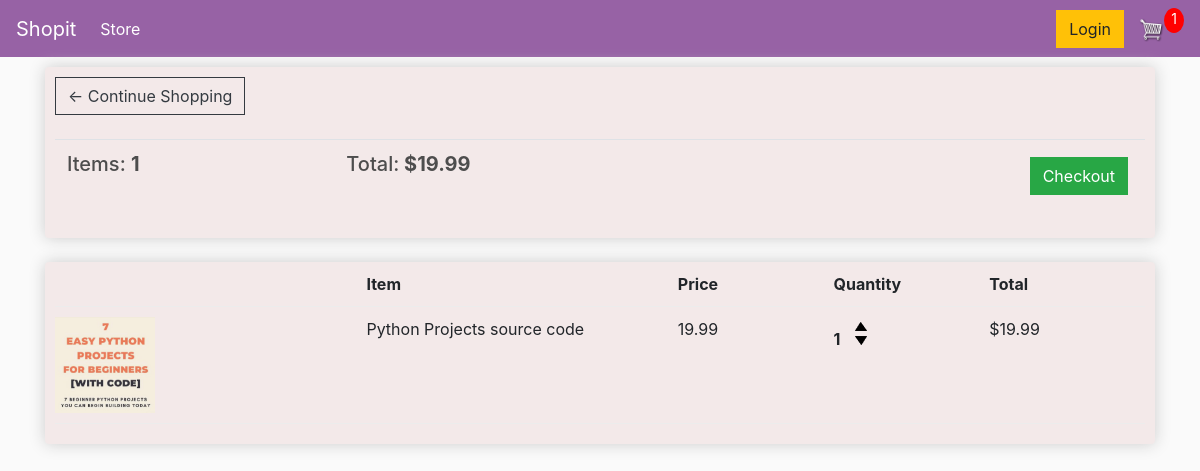
The app's page /cart/ (signed in) with its own data.
### store/models.py (models this page shows, shortened)
class Order(models.Model):
	customer = models.ForeignKey(Customer, on_delete=models.SET_NULL, null=True, blank=True)
	date_ordered = models.DateTimeField(auto_now_add=True)
	complete = models.BooleanField(default=False)
	transaction_id = models.CharField(max_length=100, null=True)
	def get_cart_total(self):
		orderitems = self.orderitem_set.all()
		total = sum([item.get_total() for item in orderitems])
		return total
	def get_cart_items(self):
		orderitems = self.orderitem_set.all()
		total = sum([item.quantity for item in orderitems])
		return total

class OrderItem(models.Model):
	product = models.ForeignKey(Product, on_delete=models.SET_NULL, null=True)
	order = models.ForeignKey(Order, on_delete=models.SET_NULL, null=True)
	quantity = models.IntegerField(default=0, null=True, blank=True)
	date_added = models.DateTimeField(auto_now_add=True)
	def get_total(self):
		total = self.product.price * self.quantity
		return total

class Product(models.Model):
	name = models.CharField(max_length=200)
	price = models.FloatField()
	digital = models.BooleanField(default=False,null=True, blank=True)
	image = models.ImageField(null= True, blank = True)
	def imageURL(self):
		try:
			url = self.image.url
		except:
			url = ''
		return url

### store/views.py (the view)
# urls.py: path('cart/', views.cart, name = "cart"),
def cart(request):
     data= cartData(request)
     cartItems = data['cartItems']
     order = data['order']
     items = data['items']
     products = Product.objects.all()
     context = {'items' : items, 'order':order,'cartItems':cartItems}
     return render(request,'cart.html',context)

### store/utlis.py (called while the page is built)
def cartData(request):
     if request.user.is_authenticated:
        customer = request.user.customer
        order , created = Order.objects.get_or_create(customer = customer, complete = False)
        items = order.orderitem_set.all()
        cartItems = order.get_cart_items
     else:
        cookieData = cookieCart(request)
        cartItems = cookieData['cartItems']
        order = cookieData['order']
        items = cookieData['items']
     return {'items' : items, 'order':order,'cartItems':cartItems}

### store/templates/cart.html
{% extends 'main.html' %}
{% load static %}
{% block content %}
<div class="row">
	<div class="col-lg-12">
		<div class="box-element">
            <a  class="btn btn-outline-dark" href="{% url 'store' %}">&#x2190; Continue Shopping</a>
            <br>
            <br>
            <table class="table">
                <tr>
                    <th><h5>Items: <strong>{{order.get_cart_items}}</strong></h5></th>
                    <th><h5>Total:<strong> ${{order.get_cart_total}}</strong></h5></th>
                    <th>
                        <a  style="float:right; margin:5px;" class="btn btn-success" href="{% url 'checkout' %}">Checkout</a>
                    </th>
                </tr>
            </table>
		</div>
		<br>
		<div class="box-element">
            <div class="cart-row">
                <div style="flex:2"></div>
                <div style="flex:2"><strong>Item</strong></div>
                <div style="flex:1"><strong>Price</strong></div>
                <div style="flex:1"><strong>Quantity</strong></div>
                <div style="flex:1"><strong>Total</strong></div>
            </div>
            {%for item in items%}
            <div class="cart-row">
                <div style="flex:2"><img class="row-image" src="{{item.product.imageURL}}"></div>
                <div style="flex:2"><p>{{item.product.name}}</p></div>
                <div style="flex:1"><p>{{item.product.price}}</p></div>
                <div style="flex:1">
                    <p class="quantity">{{item.quantity}}</p>
                    <div class="quantity">
                        <img data-product = "{{item.product.id}}" data-action="add" class="chg-quantity update-cart" src="{% static  'images/up.png' %}">
                        <img data-product = "{{item.product.id}}" data-action="remove" class="chg-quantity update-cart" src="{% static  'images/down.png' %}">
                    </div>
                </div>
                <div style="flex:1"><p>${{item.get_total }}</p></div>
		</div>
        {%endfor%}
	</div>
</div>
{% endblock content %}

### store/templates/main.html (shortened to what this page needs)
<!DOCTYPE html>
{% load static %}
<html>
<head>
	<link rel="stylesheet" href="https://stackpath.bootstrapcdn.com/bootstrap/4.4.1/css/bootstrap.min.css">
	<link rel="stylesheet" type="text/css" href="{% static 'css/main.css' %}">
</head>
<body>
    <nav class="navbar navbar-expand-lg navbar-dark bg-dark">
        <a class="navbar-brand" href="{% url 'store'%}">Shopit</a>
        <div class="collapse navbar-collapse" id="navbarSupportedContent">
          <ul class="navbar-nav mr-auto">
            <li class="nav-item active">
              <a class="nav-link" href="{% url 'store' %} "> Store <span class="sr-only">(current)</span></a>
            </li>
          </ul>
          <div class="form-inline my-2 my-lg-0">
                   <a href="#"class="btn btn-warning">Login</a>
                   <a href="{% url 'cart' %}">
                    <img  id="cart-icon" src="{% static 'images/cart.png' %}">
                </a>
                <p id="cart-total">{{cartItems}}</p>
           </div>
        </div>
      </nav>
     <div class = "container">
      {%  block content %}
      {%  endblock content %}
     </div>
</body>
</html>

### static/css/main.css (style rules this page uses)
body { background-color: hsl(0, 0%, 98%); }
h1,h2,h3,h4,h5,h6 { color:hsl(0, 0%, 30%); }
.box-element { box-shadow:hsl(0, 0%, 80%) 0 0 16px; background-color: rgb(243, 233, 233); border-radius: 4px; padding: 10px; }
.bg-dark { background-color: #9762a5!important; }
#cart-icon { width:25px; display: inline-block; margin-left: 15px; }
#cart-total { display: block; text-align: center; color:#fff; background-color: red; width: 20px; height: 25px; border-radius: 50%; font-size: 14px; }
.col-lg-4, .col-lg-6, .col-lg-8, .col-lg-12 { margin-top: 10px; }
.btn { border-radius: 0; }
.row-image { width: 100px; }
.cart-row { display: flex; align-items: flex-stretch; padding-bottom: 10px; margin-bottom: 10px; border-bottom: 1px solid #ececec; }
.quantity { display: inline-block; font-weight: 700; padding-right:10px; }
.chg-quantity { width: 12px; cursor: pointer; display: block; margin-top: 5px; transition:.1s; }

### records on screen
Order: id.quantity "1", get_cart_items "1", get_cart_total "19.99"
OrderItem: product.imageURL (picture), product.name "Python Projects source code", product.price "19.99", quantity "1", get_total "19.99"
